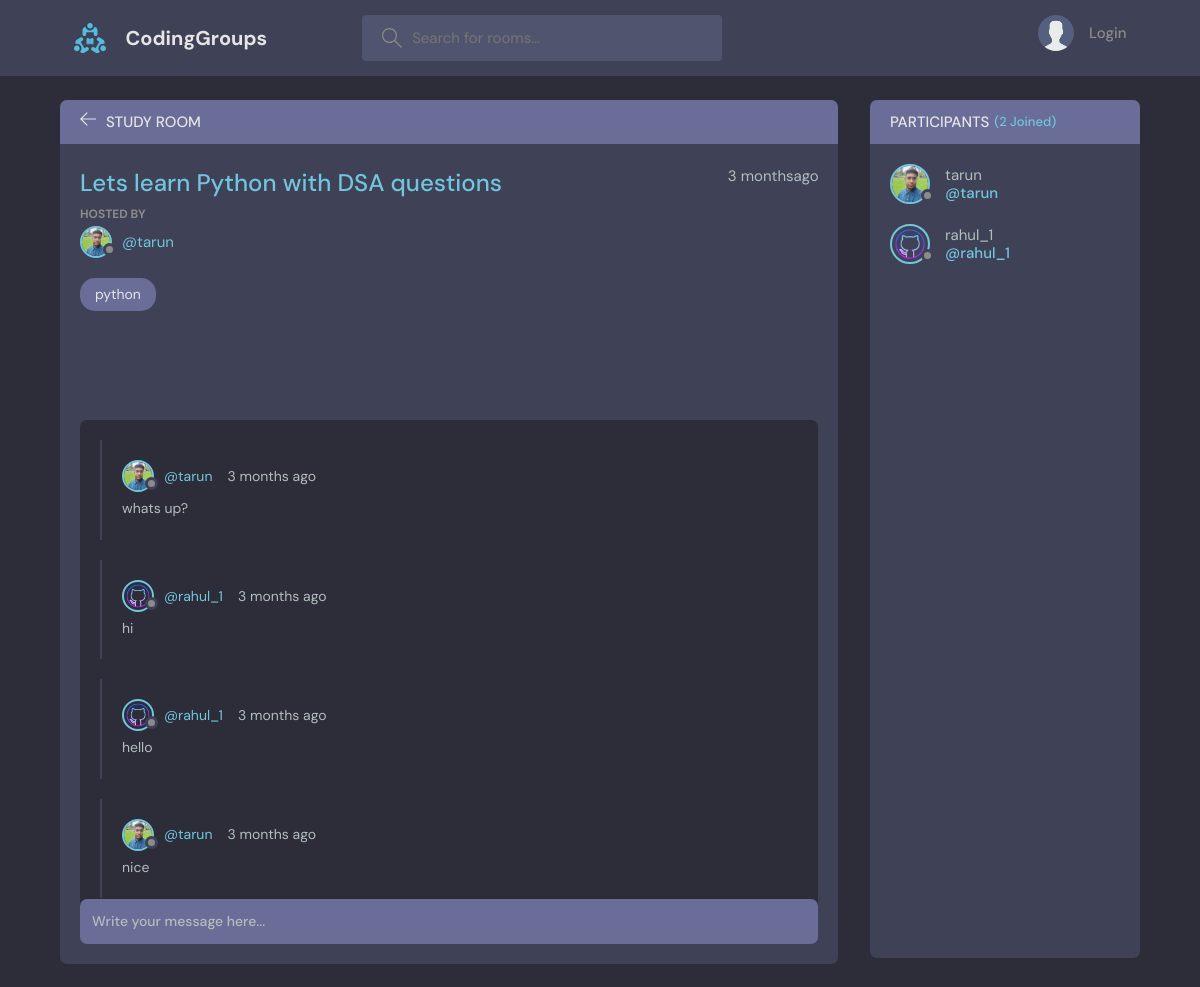
The page /room/1/ on the database its author committed.
### base/models.py (models this page shows, shortened)
class Room(models.Model):
    host = models.ForeignKey(User, on_delete=models.CASCADE, null = True)
    topic = models.ForeignKey(Topic, on_delete=models.SET_NULL, null=True)
    name = models.CharField(max_length=200)
    description = models.TextField(null=True, blank=True)
    participants = models.ManyToManyField(User, related_name="participants", blank=True)
    updated = models.DateTimeField(auto_now=True)
    created = models.DateTimeField(auto_now_add=True)
    class Meta:
        ordering = ['-updated', '-created']

class User(AbstractUser):
    name = models.CharField(max_length=200, null=True)
    email = models.EmailField(null=True, unique=True)
    bio = models.TextField(null = True)
    avatar = models.ImageField(null=True, default="avatar.svg")
    USERNAME_FIELD = 'email'
    REQUIRED_FIELDS = []
    def __str__(self):
        return self.username

class Topic(models.Model):
    name = models.CharField(max_length=200)
    def __str__(self):
        return self.name

class Message(models.Model):
    user = models.ForeignKey(User, on_delete=models.CASCADE)
    room = models.ForeignKey(Room, on_delete=models.CASCADE)
    body = models.TextField()
    updated = models.DateTimeField(auto_now=True)
    created = models.DateTimeField(auto_now_add=True)
    class Meta:
        ordering = ['-updated', '-created']

### base/views.py (the view, shortened to what this page needs)
# urls.py: path('room/<str:pk>/', views.room, name="Room"),
def room(request, pk):
    room = Room.objects.get(id = pk)
    room_messages = room.message_set.all()
    participants = room.participants.all()
    context = {'room' : room, 'room_messages': room_messages, 'participants': participants}
    return render(request, 'base/room.html', context)

### base/templates/base/room.html (shortened to what this page needs)
{% extends 'main.html'%} {% block content%}
<main class="profile-page layout layout--2">
  <div class="container">
    <div class="room">
      <div class="room__top">
        <div class="room__topLeft">
          <a href="{% url 'Home' %}">
            <svg
              version="1.1"
              xmlns="http://www.w3.org/2000/svg"
              width="32"
              height="32"
              viewBox="0 0 32 32"
            >
              <title>arrow-left</title>
              <path
                d="M13.723 2.286l-13.723 13.714 13.719 13.714 1.616-1.611-10.96-10.96h27.625v-2.286h-27.625l10.965-10.965-1.616-1.607z"
              ></path>
            </svg>
          </a>
          <h3>Study Room</h3>
        </div>
      </div>
      <div class="room__box scroll">
        <div class="room__header scroll">
          <div class="room__info">
            <h3>{{room.name}}</h3>
            <span>{{room.created | timesince}}ago</span>
          </div>
          <div class="room__hosted">
            <p>Hosted By</p>
            <a
              href="{% url 'profile-page' room.host.id %}"
              class="room__author"
            >
              <div class="avatar avatar--small">
                <img src="{{room.host.avatar.url}}" />
              </div>
              <span>@{{room.host}}</span>
            </a>
          </div>
          <span class="room__topics">{{room.topic}}</span>
        </div>
        <div class="room__conversation">
          <div class="threads scroll">
            {% for message in room_messages %}
            <div class="thread">
              <div class="thread__top">
                <div class="thread__author">
                  <a
                    href="{% url 'profile-page' message.user.id %}"
                    class="thread__authorInfo"
                  >
                    <div class="avatar avatar--small">
                      <img src="{{message.user.avatar.url}}" />
                    </div>
                    <span>@{{message.user}}</span>
                  </a>
                  <span class="thread__date"
                    >{{message.created | timesince}} ago</span
                  >
                </div>
              </div>
              <div class="thread__details">{{message.body}}</div>
            </div>
            {% endfor %}
          </div>
        </div>
      </div>
      <div class="room__message">
        <form method="POST" action="">
          <input name="message" placeholder="Write your message here..." />
        </form>
      </div>
    </div>
    <div class="participants">
      <h3 class="participants__top">
        Participants <span>({{room.participants.count}} Joined)</span>
      </h3>
      <div class="participants__list scroll">
        {% for participant in participants %}
        <a href="{% url 'profile-page' participant.id%}" class="participant">
          <div class="avatar avatar--medium">
            <img src="{{participant.avatar.url}}" />
          </div>
          <p>
            {{participant.username}}
            <span>@{{participant.username}}</span>
          </p>
        </a>
        {% endfor %}
      </div>
    </div>
  </div>
</main>
{% endblock %}

### rows shown on the page
Room: name "Lets learn Python with DSA questions", created "3 months", host.avatar (picture), host "tarun", topic "python", participants.count "2"
Message: user.avatar (picture), user "tarun", created "3 months", body "whats up?"
Message: user.avatar (picture), user "rahul_1", created "3 months", body "hi"
Message: user.avatar (picture), user "rahul_1", created "3 months", body "hello"
Message: user.avatar (picture), user "tarun", created "3 months", body "nice"
User: avatar (picture), username "tarun"
User: avatar (picture), username "rahul_1"
